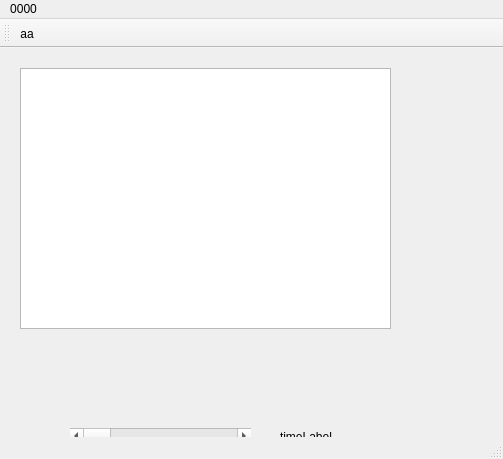
<?xml version="1.0" encoding="UTF-8"?>
<ui version="4.0">
 <class>MainWindow</class>
 <widget class="QMainWindow" name="MainWindow">
  <property name="geometry">
   <rect>
    <x>0</x>
    <y>0</y>
    <width>503</width>
    <height>459</height>
   </rect>
  </property>
  <property name="windowTitle">
   <string>MainWindow</string>
  </property>
  <widget class="QWidget" name="centralWidget">
   <widget class="QScrollBar" name="timeBar">
    <property name="geometry">
     <rect>
      <x>70</x>
      <y>380</y>
      <width>181</width>
      <height>16</height>
     </rect>
    </property>
    <property name="maximum">
     <number>300</number>
    </property>
    <property name="singleStep">
     <number>1</number>
    </property>
    <property name="pageStep">
     <number>10</number>
    </property>
    <property name="orientation">
     <enum>Qt::Horizontal</enum>
    </property>
   </widget>
   <widget class="QLabel" name="timeLabel">
    <property name="geometry">
     <rect>
      <x>280</x>
      <y>380</y>
      <width>91</width>
      <height>17</height>
     </rect>
    </property>
    <property name="text">
     <string>timeLabel</string>
    </property>
   </widget>
   <widget class="QTextBrowser" name="textBrowser">
    <property name="geometry">
     <rect>
      <x>20</x>
      <y>20</y>
      <width>371</width>
      <height>261</height>
     </rect>
    </property>
   </widget>
  </widget>
  <widget class="QMenuBar" name="menuBar">
   <property name="geometry">
    <rect>
     <x>0</x>
     <y>0</y>
     <width>503</width>
     <height>22</height>
    </rect>
   </property>
   <widget class="QMenu" name="menu0000">
    <property name="title">
     <string>0000</string>
    </property>
    <addaction name="separator"/>
    <addaction name="actionaa"/>
    <addaction name="action52"/>
    <addaction name="action5459"/>
   </widget>
   <addaction name="menu0000"/>
  </widget>
  <widget class="QToolBar" name="mainToolBar">
   <attribute name="toolBarArea">
    <enum>TopToolBarArea</enum>
   </attribute>
   <attribute name="toolBarBreak">
    <bool>false</bool>
   </attribute>
   <addaction name="actionaa"/>
  </widget>
  <widget class="QStatusBar" name="statusBar"/>
  <action name="actionaa">
   <property name="text">
    <string>aa</string>
   </property>
  </action>
  <action name="action52">
   <property name="text">
    <string>52</string>
   </property>
  </action>
  <action name="action5459">
   <property name="text">
    <string>5459</string>
   </property>
  </action>
 </widget>
 <layoutdefault spacing="6" margin="11"/>
 <resources/>
 <connections/>
</ui>
